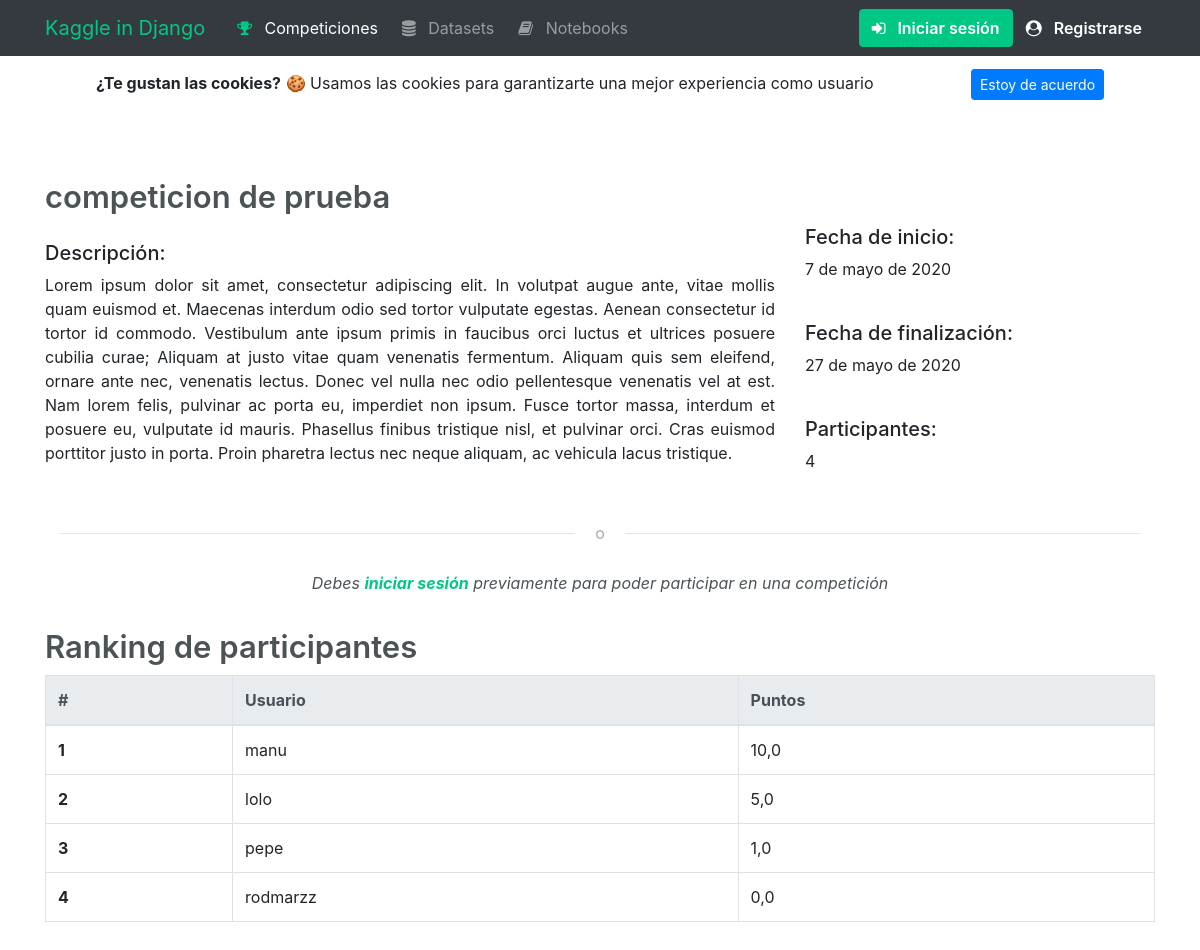
Screenshot of /dashboard/25/ with the database file from the repository.
### dashboard/models.py (models this page shows)
class Dashboard(models.Model):
    title = models.CharField(max_length=30)
    description = models.TextField()
    beginning = models.DateField(default=timezone.now)
    deadline = models.DateField()
    max_daily_uploads = models.IntegerField(default=5)
    wait_time_uploads = models.IntegerField(default=60) # Minutes
    train = models.FileField(upload_to='files', blank=True, null=True) # Big one
    test = models.FileField(upload_to='files', blank=True, null=True) # Small one
    private = models.FileField(upload_to='files', blank=True, null=True) # With predictions
    participants = models.IntegerField(default=0)
    author = models.TextField()

class Ranking(models.Model):
    container = models.ForeignKey('Dashboard', related_name='rankings', db_index=True, on_delete=models.CASCADE)
    username = models.CharField(max_length=150)
    submission = models.FileField(blank=True, null=True)
    points = models.FloatField(default=0)
    class Meta:
        ordering = ['points']

### dashboard/views.py (the view, shortened to what this page needs)
# urls.py: path("<int:pk>/", views.competition, name="competition"),
def competition(request, pk):
    competition = Dashboard.objects.get(pk=pk)
    rankings = Ranking.objects.filter(container=competition).all().order_by('-points')
    form = SubmissionForm(request.POST or None, request.FILES or None)
    ranking = Ranking.objects.filter(container=competition,username=request.user.username)
    context = {
        'competition': competition,
        'rankings': rankings,
        'form': form
    }
    return render(request, 'competition.html', context)

### dashboard/templates/competition.html (shortened to what this page needs)
{% extends "base.html" %}
{% block active_competitions %}active{% endblock %}
{% block color_competitions %}style="color: #00c884;"{% endblock %}
{% load static %}
{% block page_content %}
<link rel="stylesheet" href="{% static 'css/register.css' %}">
<div class="row pb-3">
</div>
<h1 class="pt-2">{{ competition.title }}</h1>
<div class="row">
    <div class="col-md-8 pt-3 text-justify">
        <h5>Descripción:</h5>
        <p>{{ competition.description }}</p>
        <br>
    </div>
    <div class="col-md-3">
        <h5>Fecha de inicio:</h5>
        <p>{{ competition.beginning }}</p>
        <br>
        <h5>Fecha de finalización:</h5>
        <p>{{ competition.deadline }}</p>
        <br>
        <h5>Participantes:</h5>
        <p>{{ competition.participants }}</p>
        <br>
    </div>
</div>
<div class="col-md-12">
    <div class="login-or">
        <span class="span-or">o</span>
    </div>
</div>
<div class="pt-3 pb-4 text-center">
    {% if request.user.is_authenticated %}
    <a href="{% url 'download' competition.pk %}" style="background-color: #00c884; border-color: #00c884"
        class="btn btn-info">
        <span class="fa fa-download pr-2"></span>
        Descargar <i>.py</i> para participar
    </a>
    <div class="myform form pt-3">
        {% if error_message %}
        <p class="alert alert-warning" role="alert">{{ error_message }}</p>
        {% endif %}
        <form action="{% url 'competition' competition.pk %}" method="post" enctype="multipart/form-data">
            {% csrf_token %}
            <div class="form-group pl-3">
                <div class="row">
                    <div class="col">
                        <div class="fieldWrapper">
                            <label>CSV con predicciones:</label>
                            {{ form.submission }}
                            <button type="submit" class="btn btn-info">
                                <span class="fa fa-upload pr-2"></span>
                                Subir predicción
                            </button>
                        </div>
                    </div>
                </div>
            </div>
        </form>
    </div>
    {% else %}
    <i style="color: #4c5357;">Debes <b style="color: #00c884;">iniciar sesión</b> previamente para poder participar en
        una competición</i>
    {% endif %}
</div>
<div style="padding-bottom: 50px;">
    <h1 class="pt-2">Ranking de participantes</h1>
    <table id="myTable" class="table table-bordered" style="text-align: left;">
        <thead class="thead-light">
            <tr>
                <th>#</th>
                <th>Usuario</th>
                <th>Puntos</th>
            </tr>
        </thead>
        <tbody>
            {% for ranking in rankings %}
            <tr>
                <th>{{ forloop.counter }}</th>
                <td>{{ ranking.username }}</td>
                <td>{{ ranking.points }}</td>
            </tr>
            {% endfor %}
        </tbody>
    </table>
</div>
<link rel="stylesheet" type="text/css" href="https://cdn.datatables.net/v/bs4/dt-1.10.21/datatables.min.css" />
{% endblock %}

### static/css/register.css (style rules this page uses)
h1 { font-size: 31px; line-height: 40px; font-weight: 600; color:#4c5357; }
.login-or { position: relative; color: #aaa; margin-top: 10px; margin-bottom: 10px; padding-top: 10px; padding-bottom: 10px; }
.span-or { display: block; position: absolute; left: 50%; top: -2px; margin-left: -25px; background-color: #fff; width: 50px; text-align: center; }

### rows the page displays
Dashboard: title "competicion de prueba", description "Lorem ipsum dolor sit amet, consectetur adipiscing elit. In volutpat augue ante, vitae mollis quam euismod et. Maecenas interdum odio sed tortor vulputate egestas. Aenean consectetur id tortor id commodo. Vestibulum ante ipsum primis in faucibus orci luctus et ultrices posuere cubilia curae; Aliquam at justo vitae quam venenatis fermentum. Aliquam quis sem eleifend, ornare ante nec, venenatis lectus. Donec vel nulla nec odio pellentesque venenatis vel at est. Nam lorem felis, pulvinar ac porta eu, imperdiet non ipsum. Fusce tortor massa, interdum et posuere eu, vulputate id mauris. Phasellus finibus tristique nisl, et pulvinar orci. Cras euismod porttitor justo in porta. Proin pharetra…", beginning "7 de mayo de 2020", deadline "27 de mayo de 2020", participants "4"
Ranking: username "manu", points "10,0"
Ranking: username "lolo", points "5,0"
Ranking: username "pepe", points "1,0"
Ranking: username "rodmarzz", points "0,0"
